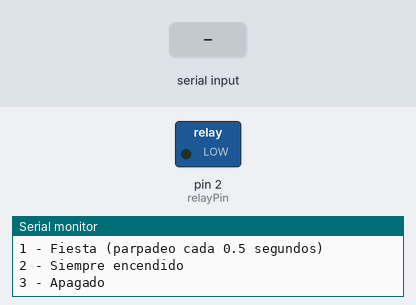
A sketch run on a simulated Arduino Uno, built with avr-gcc and run on an emulated ATmega328P. On the bench: switched loads named in the sketch (green lamp = pin HIGH), the last lines printed to the serial monitor. The test bench sets the inputs (shaded band).

Above: at 1.2 s.
1.3 s: "1\n" received over Serial
At 1.5 s:
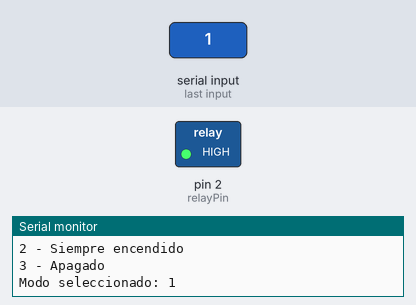
5.8 s: "2\n" received over Serial
At 6.1 s:
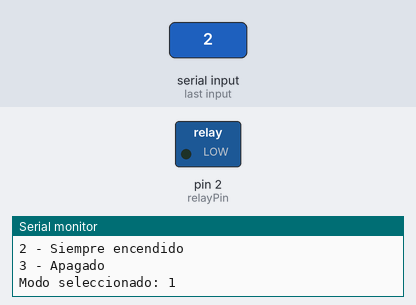
Timing chart, 0 to 8.8 s (numbered marks = the images above; inputs shaded):
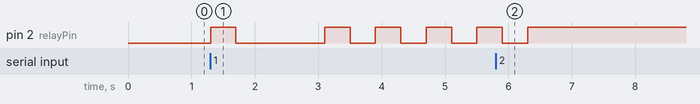

Measured:
- after the input at 1.3 s, pin 2 (relayPin): goes HIGH 0.40 s, LOW 1.4 s, 3 × (HIGH 0.40 s, LOW 0.40 s), then HIGH, starting at once
- after the input at 5.8 s, pin 2 (relayPin): goes on until 6.3 s, then stays HIGH

The sketch:

rele.ino
```cpp
int relayPin = 2;
int modo = 0;  // Variable para almacenar el modo seleccionado

void setup() {
  Serial.begin(9600);  // Iniciar la comunicación serial
  pinMode(relayPin, OUTPUT);
  digitalWrite(relayPin, LOW);  // Relé apagado al iniciar

  Serial.println("Seleccione un modo:");
  Serial.println("1 - Fiesta (parpadeo cada 0.5 segundos)");
  Serial.println("2 - Siempre encendido");
  Serial.println("3 - Apagado");
}

void loop() {
  // Revisar si hay datos disponibles en el monitor serial
  if (Serial.available() > 0) {
    // Leer el dato ingresado
    int input = Serial.parseInt();

    // Verificar si el dato ingresado es válido (1, 2, o 3)
    if (input == 1 || input == 2 || input == 3) {
      modo = input;
      Serial.print("Modo seleccionado: ");
      Serial.println(modo);
    }
  }

  // Ejecutar el comportamiento según el modo seleccionado
  switch (modo) {
    case 1:  // Modo Fiesta (parpadeo)
      digitalWrite(relayPin, HIGH);  // Encender el relé
      delay(400);                    // Esperar 0.5 segundos
      digitalWrite(relayPin, LOW);   // Apagar el relé
      delay(400);                    // Esperar 0.5 segundos
      break;

    case 2:  // Modo Siempre Encendido
      digitalWrite(relayPin, HIGH);  // Mantener el relé encendido
      break;

    case 3:  // Modo Apagado
      digitalWrite(relayPin, LOW);   // Mantener el relé apagado
      break;

    default:
      // Si no se ha seleccionado un modo, no hacer nada
      break;
  }
}
```
